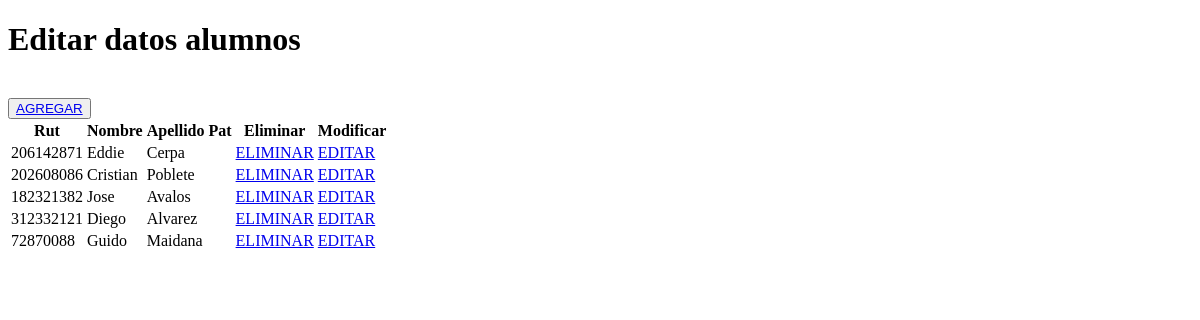
The page /pasteleria/crud on the database as committed earlier.
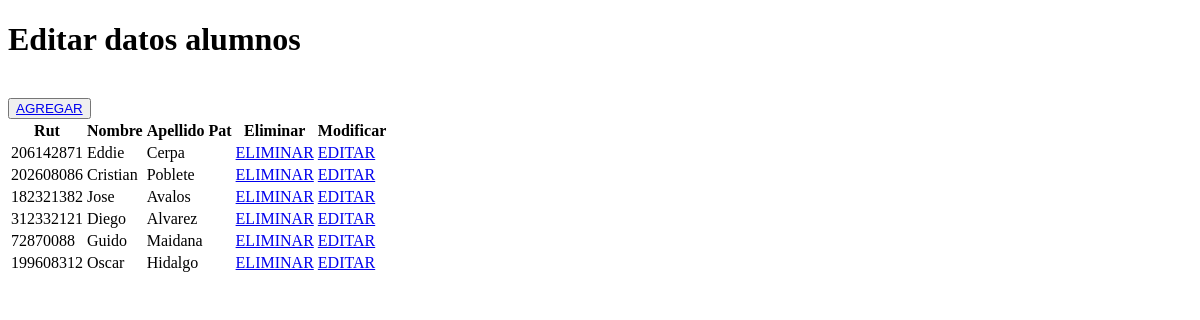
The same page on the database as committed later.
### pasteleria/models.py (models this page shows, shortened)
class Alumno(models.Model):
    rut              = models.CharField(primary_key=True, max_length=10)
    nombre           = models.CharField(max_length=20)
    apellido_paterno = models.CharField(max_length=20)
    apellido_materno = models.CharField(max_length=20)
    fecha_nacimiento = models.DateField(blank=False, null=False)
    id_genero        = models.ForeignKey('Genero',on_delete=models.CASCADE, db_column='idGenero')
    telefono         = models.CharField(max_length=45)
    email            = models.EmailField(unique=True, max_length=100, blank=True, null=True)
    direccion        = models.CharField(max_length=50, blank=True, null=True)
    activo           = models.IntegerField()

### pasteleria/views.py (the view)
# urls.py: path('crud', views.crud, name='crud'),
def crud(request):
    alumnos = Alumno.objects.all()
    context = {"alumnos": alumnos}
    return render(request, 'alumnos_list.html', context)

### pasteleria/templates/alumnos_list.html (shortened to what this page needs)
{% load static %}
<!DOCTYPE html>
<html lang="en">
<head>
</head>
<body>
    <h1>Editar datos alumnos</h1> <br>
    <button type="button">
        <a href="{% url 'alumnosAdd' %}"> AGREGAR</a>
    </button>
    <table>
        {% if alumnos %}
            <th>Rut</th>
            <th>Nombre</th>
            <th>Apellido Pat</th>
            <th>Eliminar</th>
            <th>Modificar</th>
            {% for x in alumnos %}
                <tr>
                    <td>{{ x.rut }}</td>
                    <td>{{ x.nombre }}</td>
                    <td>{{ x.apellido_paterno }}</td>
                    <td> <a href="{% url 'alumnos_del' pk=x.rut  %}" > ELIMINAR </a></td>
                    <td> <a href="{% url 'alumnos_findEdit' pk=x.rut  %}" >EDITAR</a>  </td>
                </tr>
            {% endfor %}
        {% endif %}
    </table>
</body>
</html>

Rows that differ between the two databases and show on the page:
added Alumno: rut "199608312", nombre "Oscar", apellido_paterno "Hidalgo"
